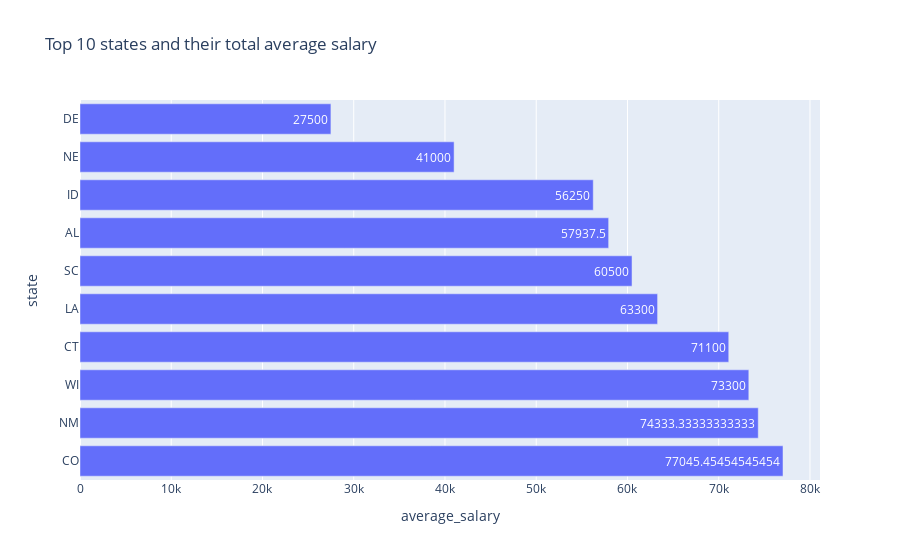

The notebook cell this image was saved under:
### Markdown cell above
Another question that popus up when we look at this graph is : What states are listing jobs with high base salary? We can check this by grouping with state and adding the average_salaries for each individual states.

### Code cell
state_salaries=data.groupby('state')['average_salary'].mean().sort_values(ascending=False).reset_index().tail(10)
fig = px.bar(state_salaries, y='state', x='average_salary',title='Top 10 states and their total average salary',text='average_salary')
fig.show()

### Figure 1 — Plotly figure (JSON) as saved in the notebook; plotly's stock layout.template omitted (floating-point values rounded to 4 significant figures)
{"data": [{"alignmentgroup": "True", "hovertemplate": "average_salary=%{text}<br>state=%{y}<extra></extra>", "legendgroup": "", "marker": {"color": "#636efa", "pattern": {"shape": ""}}, "name": "", "offsetgroup": "", "orientation": "h", "showlegend": false, "text": [77050.0, 74330.0, 73300, 71100, 63300, 60500, 57940.0, 56250, 41000, 27500], "textposition": "auto", "type": "bar", "x": [77050.0, 74330.0, 73300, 71100, 63300, 60500, 57940.0, 56250, 41000, 27500], "xaxis": "x", "y": [" CO", " NM", " WI", " CT", " LA", " SC", " AL", " ID", " NE", " DE"], "yaxis": "y"}], "layout": {"barmode": "relative", "legend": {"tracegroupgap": 0}, "title": {"text": "Top 10 states and their total average salary"}, "xaxis": {"anchor": "y", "domain": [0, 1], "title": {"text": "average_salary"}}, "yaxis": {"anchor": "x", "domain": [0, 1], "title": {"text": "state"}}}}
